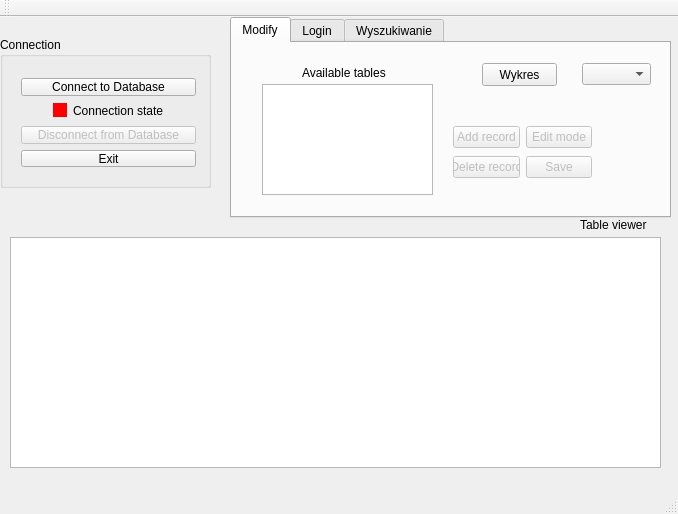
<?xml version="1.0" encoding="UTF-8"?>
<ui version="4.0">
 <class>MainWindow</class>
 <widget class="QMainWindow" name="MainWindow">
  <property name="enabled">
   <bool>true</bool>
  </property>
  <property name="geometry">
   <rect>
    <x>0</x>
    <y>0</y>
    <width>678</width>
    <height>514</height>
   </rect>
  </property>
  <property name="windowTitle">
   <string>MainWindow</string>
  </property>
  <widget class="QWidget" name="centralWidget">
   <widget class="QTableWidget" name="resultTable">
    <property name="enabled">
     <bool>true</bool>
    </property>
    <property name="geometry">
     <rect>
      <x>10</x>
      <y>220</y>
      <width>651</width>
      <height>231</height>
     </rect>
    </property>
    <property name="editTriggers">
     <set>QAbstractItemView::NoEditTriggers</set>
    </property>
    <property name="sortingEnabled">
     <bool>true</bool>
    </property>
   </widget>
   <widget class="QLabel" name="label_3">
    <property name="geometry">
     <rect>
      <x>580</x>
      <y>200</y>
      <width>71</width>
      <height>16</height>
     </rect>
    </property>
    <property name="text">
     <string>Table viewer</string>
    </property>
   </widget>
   <widget class="QTabWidget" name="tabWidget">
    <property name="geometry">
     <rect>
      <x>230</x>
      <y>0</y>
      <width>441</width>
      <height>201</height>
     </rect>
    </property>
    <property name="currentIndex">
     <number>0</number>
    </property>
    <widget class="QWidget" name="tab">
     <attribute name="title">
      <string>Modify</string>
     </attribute>
     <widget class="QWidget" name="gridLayoutWidget">
      <property name="geometry">
       <rect>
        <x>210</x>
        <y>70</y>
        <width>161</width>
        <height>80</height>
       </rect>
      </property>
      <layout class="QGridLayout" name="gridLayout">
       <item row="0" column="0">
        <widget class="QPushButton" name="addRecordButton">
         <property name="enabled">
          <bool>false</bool>
         </property>
         <property name="text">
          <string>Add record</string>
         </property>
        </widget>
       </item>
       <item row="1" column="0">
        <widget class="QPushButton" name="deleteButton">
         <property name="enabled">
          <bool>false</bool>
         </property>
         <property name="text">
          <string>Delete record</string>
         </property>
        </widget>
       </item>
       <item row="1" column="1">
        <widget class="QPushButton" name="saveButton">
         <property name="enabled">
          <bool>false</bool>
         </property>
         <property name="text">
          <string>Save</string>
         </property>
        </widget>
       </item>
       <item row="0" column="1">
        <widget class="QPushButton" name="editModeButton">
         <property name="enabled">
          <bool>false</bool>
         </property>
         <property name="text">
          <string>Edit mode</string>
         </property>
        </widget>
       </item>
      </layout>
     </widget>
     <widget class="QLabel" name="label">
      <property name="geometry">
       <rect>
        <x>70</x>
        <y>20</y>
        <width>91</width>
        <height>20</height>
       </rect>
      </property>
      <property name="text">
       <string>Available tables</string>
      </property>
     </widget>
     <widget class="QListWidget" name="allTables">
      <property name="geometry">
       <rect>
        <x>30</x>
        <y>41</y>
        <width>171</width>
        <height>111</height>
       </rect>
      </property>
     </widget>
     <widget class="QPushButton" name="pushButton">
      <property name="geometry">
       <rect>
        <x>250</x>
        <y>20</y>
        <width>75</width>
        <height>23</height>
       </rect>
      </property>
      <property name="text">
       <string>Wykres</string>
      </property>
     </widget>
     <widget class="QComboBox" name="allTablesasdasd">
      <property name="geometry">
       <rect>
        <x>350</x>
        <y>20</y>
        <width>69</width>
        <height>22</height>
       </rect>
      </property>
     </widget>
    </widget>
    <widget class="QWidget" name="tab_2">
     <attribute name="title">
      <string>Login</string>
     </attribute>
     <widget class="QGroupBox" name="loginGroupBox">
      <property name="geometry">
       <rect>
        <x>10</x>
        <y>10</y>
        <width>207</width>
        <height>151</height>
       </rect>
      </property>
      <property name="title">
       <string>Login</string>
      </property>
      <layout class="QVBoxLayout" name="verticalLayout_2">
       <item>
        <layout class="QGridLayout" name="gridLayout_2">
         <item row="2" column="0">
          <widget class="QLabel" name="label_4">
           <property name="text">
            <string>Password</string>
           </property>
           <property name="textFormat">
            <enum>Qt::AutoText</enum>
           </property>
           <property name="alignment">
            <set>Qt::AlignCenter</set>
           </property>
          </widget>
         </item>
         <item row="1" column="0">
          <widget class="QLabel" name="label_2">
           <property name="text">
            <string>User name</string>
           </property>
           <property name="alignment">
            <set>Qt::AlignCenter</set>
           </property>
          </widget>
         </item>
         <item row="1" column="1">
          <widget class="QLineEdit" name="usernameLineEdit">
           <property name="text">
            <string>user</string>
           </property>
          </widget>
         </item>
         <item row="2" column="1">
          <widget class="QLineEdit" name="passwordLineEdit">
           <property name="text">
            <string/>
           </property>
           <property name="echoMode">
            <enum>QLineEdit::Password</enum>
           </property>
          </widget>
         </item>
        </layout>
       </item>
       <item>
        <widget class="QPushButton" name="signInButton">
         <property name="text">
          <string>Sign in</string>
         </property>
        </widget>
       </item>
      </layout>
     </widget>
     <widget class="QGroupBox" name="advancedOptions">
      <property name="enabled">
       <bool>true</bool>
      </property>
      <property name="geometry">
       <rect>
        <x>230</x>
        <y>10</y>
        <width>201</width>
        <height>151</height>
       </rect>
      </property>
      <property name="title">
       <string>Advanced options</string>
      </property>
      <widget class="QWidget" name="layoutWidget">
       <property name="geometry">
        <rect>
         <x>10</x>
         <y>20</y>
         <width>181</width>
         <height>121</height>
        </rect>
       </property>
       <layout class="QVBoxLayout" name="verticalLayout_4">
        <item>
         <widget class="QPlainTextEdit" name="queryEditor">
          <property name="enabled">
           <bool>true</bool>
          </property>
          <property name="plainText">
           <string>SELECT * from overall_performance</string>
          </property>
         </widget>
        </item>
        <item>
         <spacer name="verticalSpacer">
          <property name="orientation">
           <enum>Qt::Vertical</enum>
          </property>
          <property name="sizeHint" stdset="0">
           <size>
            <width>20</width>
            <height>40</height>
           </size>
          </property>
         </spacer>
        </item>
        <item>
         <widget class="QPushButton" name="executeQueryButton">
          <property name="enabled">
           <bool>true</bool>
          </property>
          <property name="text">
           <string>Execute custom query</string>
          </property>
         </widget>
        </item>
       </layout>
      </widget>
     </widget>
    </widget>
    <widget class="QWidget" name="tab_3">
     <attribute name="title">
      <string>Wyszukiwanie</string>
     </attribute>
     <widget class="QWidget" name="layoutWidget">
      <property name="geometry">
       <rect>
        <x>10</x>
        <y>40</y>
        <width>421</width>
        <height>61</height>
       </rect>
      </property>
      <layout class="QVBoxLayout" name="verticalLayout_3">
       <item>
        <layout class="QHBoxLayout" name="horizontalLayout_2">
         <item>
          <widget class="QLabel" name="label_5">
           <property name="text">
            <string>Query type:</string>
           </property>
          </widget>
         </item>
         <item>
          <widget class="QComboBox" name="searchTypeField">
           <property name="minimumSize">
            <size>
             <width>100</width>
             <height>0</height>
            </size>
           </property>
           <item>
            <property name="text">
             <string>simple</string>
            </property>
           </item>
           <item>
            <property name="text">
             <string>mathematical</string>
            </property>
           </item>
           <item>
            <property name="text">
             <string>logical</string>
            </property>
           </item>
          </widget>
         </item>
         <item>
          <spacer name="horizontalSpacer_6">
           <property name="orientation">
            <enum>Qt::Horizontal</enum>
           </property>
           <property name="sizeHint" stdset="0">
            <size>
             <width>40</width>
             <height>20</height>
            </size>
           </property>
          </spacer>
         </item>
        </layout>
       </item>
       <item>
        <spacer name="verticalSpacer_2">
         <property name="orientation">
          <enum>Qt::Vertical</enum>
         </property>
         <property name="sizeHint" stdset="0">
          <size>
           <width>20</width>
           <height>40</height>
          </size>
         </property>
        </spacer>
       </item>
       <item>
        <layout class="QHBoxLayout" name="searchFieldsLayout">
         <item>
          <widget class="QLineEdit" name="searchLineEdit">
           <property name="text">
            <string>(eg. Kraków)</string>
           </property>
          </widget>
         </item>
         <item>
          <widget class="QComboBox" name="comboBox">
           <item>
            <property name="text">
             <string>Druga</string>
            </property>
           </item>
           <item>
            <property name="text">
             <string>Dupa</string>
            </property>
           </item>
          </widget>
         </item>
         <item>
          <widget class="QLineEdit" name="searchLineEdit_2">
           <property name="text">
            <string>(extra condition)</string>
           </property>
          </widget>
         </item>
         <item>
          <widget class="QLabel" name="label_6">
           <property name="text">
            <string>in</string>
           </property>
          </widget>
         </item>
         <item>
          <widget class="QComboBox" name="availableTablesInSearch"/>
         </item>
         <item>
          <widget class="QPushButton" name="searchButton">
           <property name="font">
            <font>
             <weight>75</weight>
             <bold>true</bold>
             <underline>false</underline>
            </font>
           </property>
           <property name="text">
            <string>Search</string>
           </property>
          </widget>
         </item>
        </layout>
       </item>
      </layout>
     </widget>
    </widget>
   </widget>
   <widget class="QGroupBox" name="groupBox_2">
    <property name="geometry">
     <rect>
      <x>0</x>
      <y>20</y>
      <width>211</width>
      <height>151</height>
     </rect>
    </property>
    <property name="title">
     <string>Connection</string>
    </property>
    <widget class="QWidget" name="layoutWidget">
     <property name="geometry">
      <rect>
       <x>10</x>
       <y>30</y>
       <width>197</width>
       <height>111</height>
      </rect>
     </property>
     <layout class="QVBoxLayout" name="verticalLayout">
      <item>
       <widget class="QPushButton" name="connectButton">
        <property name="text">
         <string>Connect to Database</string>
        </property>
       </widget>
      </item>
      <item>
       <layout class="QHBoxLayout" name="horizontalLayout_3">
        <item>
         <spacer name="horizontalSpacer_4">
          <property name="orientation">
           <enum>Qt::Horizontal</enum>
          </property>
          <property name="sizeHint" stdset="0">
           <size>
            <width>40</width>
            <height>20</height>
           </size>
          </property>
         </spacer>
        </item>
        <item>
         <widget class="QCheckBox" name="connectionIndicator">
          <property name="enabled">
           <bool>true</bool>
          </property>
          <property name="layoutDirection">
           <enum>Qt::LeftToRight</enum>
          </property>
          <property name="autoFillBackground">
           <bool>false</bool>
          </property>
          <property name="styleSheet">
           <string notr="true">QCheckBox::indicator {
    background-color: red;
}</string>
          </property>
          <property name="text">
           <string>Connection state</string>
          </property>
          <property name="iconSize">
           <size>
            <width>20</width>
            <height>20</height>
           </size>
          </property>
          <property name="checkable">
           <bool>false</bool>
          </property>
         </widget>
        </item>
        <item>
         <spacer name="horizontalSpacer_3">
          <property name="orientation">
           <enum>Qt::Horizontal</enum>
          </property>
          <property name="sizeHint" stdset="0">
           <size>
            <width>40</width>
            <height>20</height>
           </size>
          </property>
         </spacer>
        </item>
       </layout>
      </item>
      <item>
       <widget class="QPushButton" name="disconnectButton">
        <property name="enabled">
         <bool>false</bool>
        </property>
        <property name="text">
         <string>Disconnect from Database</string>
        </property>
       </widget>
      </item>
      <item>
       <widget class="QPushButton" name="exitButton">
        <property name="autoFillBackground">
         <bool>false</bool>
        </property>
        <property name="text">
         <string>Exit</string>
        </property>
       </widget>
      </item>
     </layout>
    </widget>
   </widget>
  </widget>
  <widget class="QMenuBar" name="menuBar">
   <property name="geometry">
    <rect>
     <x>0</x>
     <y>0</y>
     <width>678</width>
     <height>21</height>
    </rect>
   </property>
  </widget>
  <widget class="QToolBar" name="mainToolBar">
   <attribute name="toolBarArea">
    <enum>TopToolBarArea</enum>
   </attribute>
   <attribute name="toolBarBreak">
    <bool>false</bool>
   </attribute>
  </widget>
  <widget class="QStatusBar" name="statusBar"/>
 </widget>
 <layoutdefault spacing="6" margin="11"/>
 <resources/>
 <connections/>
</ui>
